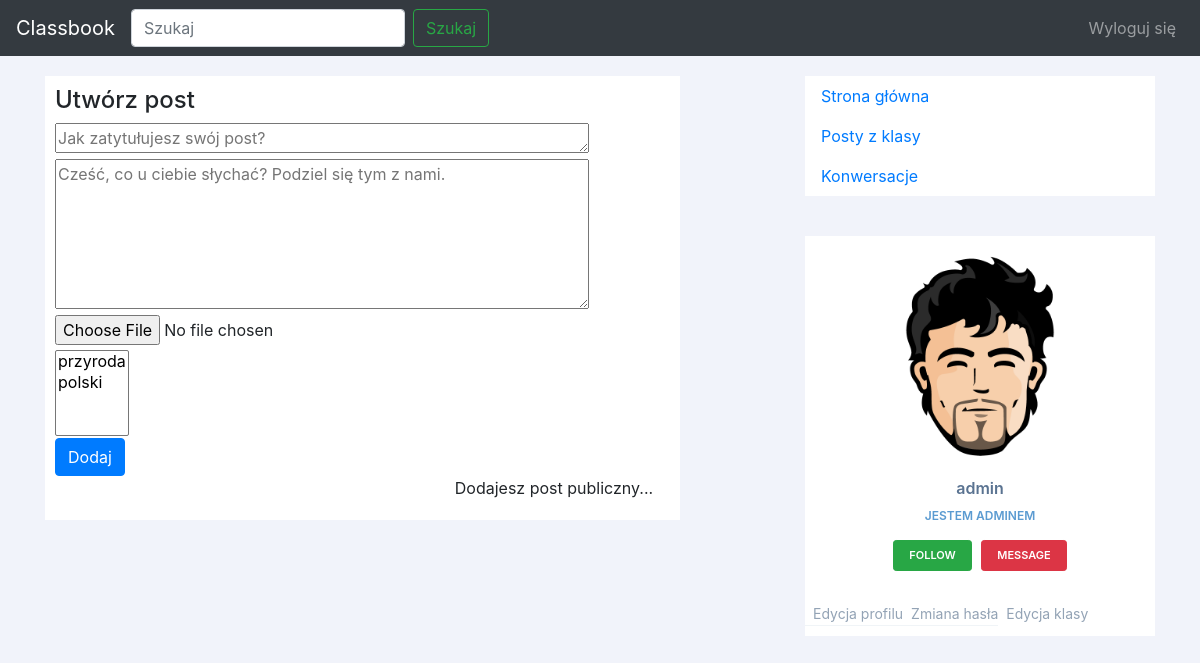
Before: /classbook/ (signed in) with the older database file.
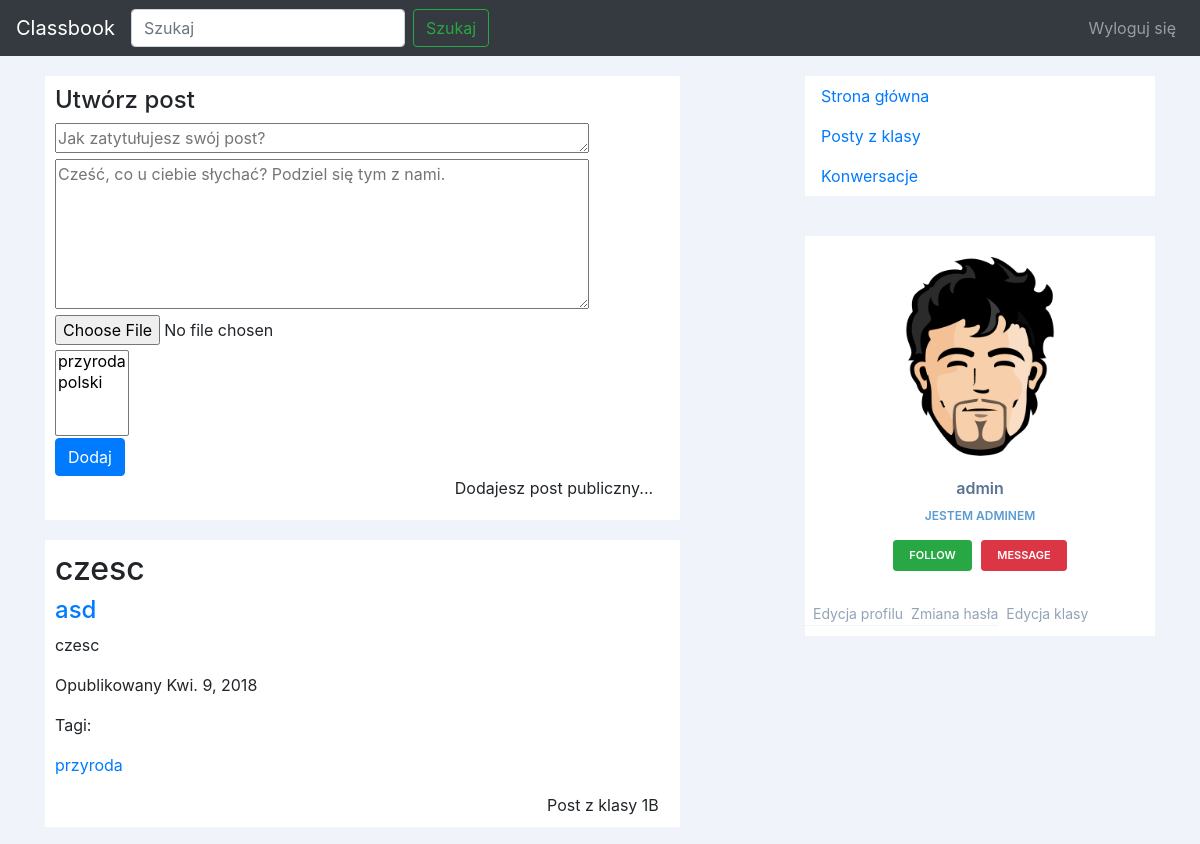
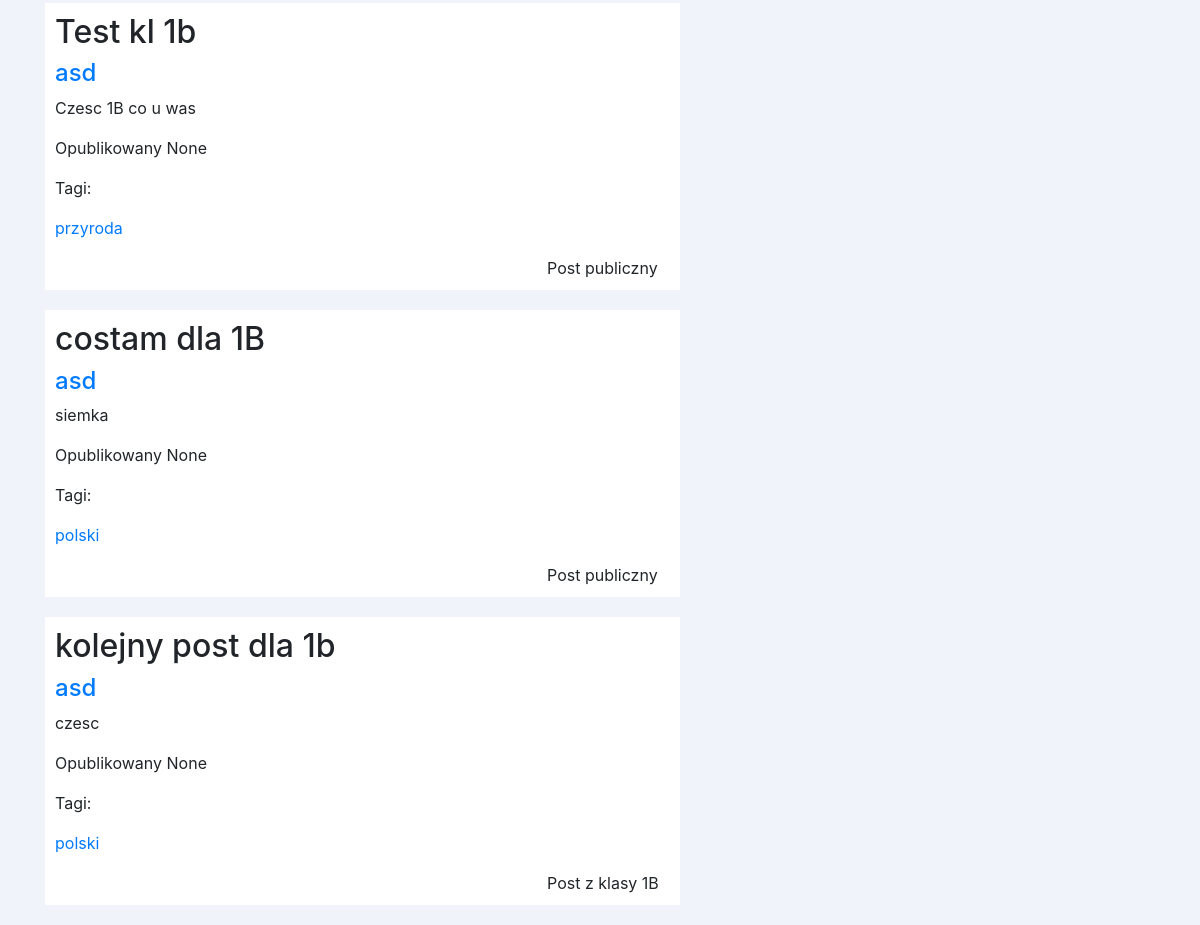
After: the same page with the newer database file (2 pictures, top to bottom).
### main/models.py (models this page shows, shortened)
class Post(models.Model):
	title = models.CharField(max_length=150)
	content = models.CharField(max_length=10000)
	publish_date = models.DateTimeField(default=datetime.now)
	user = models.ForeignKey(User, on_delete=models.CASCADE)
	tags = models.ManyToManyField(Tag)
	comments = models.ManyToManyField(Comment)
	photo = models.ImageField(upload_to='main/static/main/imgs/', blank=True, null=True)
	school = models.ForeignKey(School, on_delete=models.CASCADE, null=True, blank=True)
	postClass = models.ForeignKey(Class, on_delete=models.CASCADE, null=True, blank=True)
	class Meta:
		ordering = ['-publish_date', 'title']

class Tag(models.Model):
	name = models.CharField(max_length=80)
	def __str__(self):
		return self.name

class Class(models.Model):
	grade = models.IntegerField()
	name = models.CharField(max_length=1)
	school = models.ForeignKey(School, on_delete=models.CASCADE)
	def __str__(self):
		return str(self.grade) + self.name # + " w szkole " + self.school.name

### main/views.py (the view, shortened to what this page needs)
# urls.py: url(r'^classbook/$', views.index, name='index'),
@login_required(login_url='/')
def index(request):
	form = PostForm()
	posts = Post.objects.all()
	context = {
		'posts': posts,
		'form': form
	}
	return render(request, 'main/index.html', context)

### main/forms.py
class PostForm(forms.ModelForm):
	class Meta:
		model = Post
		fields = ['title', 'content', 'photo', 'tags']
		widgets = {
			'title': forms.Textarea(attrs={'cols': 50, 'rows': 1, 'placeholder': 'Jak zatytułujesz swój post?'}),
			'content': forms.Textarea(attrs={'cols': 50, 'rows': 6, 'placeholder': 'Cześć, co u ciebie słychać? Podziel się tym z nami.'})
		}
		labels = {
			'title': 'Tytuł',
			'content': 'Zawartość',
			'photo': 'Wybierz zdjęcie (opcjonalnie)',
			'tags': 'Tagi'
		}

### main/templatetags/profile.py (called while the page is built)
@register.simple_tag
def get_username(user, view_name, username):
	if view_name:
		return username
	else:
		return user.username

@register.simple_tag
def get_profile_description(user, view_name, username):
	if view_name:
		description = Profile.objects.get(user=User.objects.get(username=username)).description
	else:
		description = Profile.objects.get(user=user).description
	if description:
		return description
	else:
		return ""

@register.simple_tag
def get_user_post_type(user):
	if user.is_superuser:
		return "publiczny"
	elif get_student_class(user) == None:
		return " - najpierw wybierz klasę!"
	else:
		return "do klasy " + str(get_student_class(user))

### main/templates/main/index.html (shortened to what this page needs)
{% extends 'main/base.html' %}
{% block header %}
	{% load profile %}
{% endblock %}
{% block content %}
	<div id="add_new_post" class="white">
		<div>
			<h4>Utwórz post</h4>
			<div>
				<form method="POST" enctype="multipart/form-data">
					{% for field in form %}
					<div class="form-group">
						{{ field }}
					</div>
					{% endfor %}
					<button type="button submit" class="btn btn-primary">Dodaj</button>
				</form>
				<div class="post-class-add-info">
					<p>Dodajesz post {% get_user_post_type user %}...</p>
				</div>
			</div>
		</div>
	</div>
		<div id="posts">
			{% for post in posts %}
				{% include 'main/post.html' %}
			{% endfor %}
	</div>
{% endblock %}

### main/templates/main/post.html (shortened to what this page needs)
{% load humanize %}
{% load profile %}
<div class="post">
	<h2 class="post-title"> {{ post.title }} </h2>
	<a href="{% url 'user_view' post.user.username %}"><h4> {{ post.user.username }} </h4></a>
	<p> {{ post.content }} </p>
	<p> Opublikowany {{ post.publish_date|naturalday }} </p>
	<p> Tagi: </p>
	{% for tag in post.tags.all %}
		<div class="tag">
			<p> <a href="{% url 'tag_view' tag.name %}">{{ tag }}</a> </p>
		</div>
	{% endfor %}
	<div class="post-class-info">
		<p>Post {% get_post_class post %}</p>
	</div>
</div>

Changed rows visible on the page:
added Post: title "czesc", user.username "asd", content "czesc", publish_date "Kwi. 9, 2018", school+postClass "z klasy 1B"
now on this page (row unchanged): Tag: name "przyroda"
added Post: title "Test kl 1b", user.username "asd", content "Czesc 1B co u was", publish_date "None", school "publiczny"
added Post: title "costam dla 1B", user.username "asd", content "siemka", publish_date "None", school "publiczny"
now on this page (row unchanged): Tag: name "polski"
added Post: title "kolejny post dla 1b", user.username "asd", content "czesc", publish_date "None", school+postClass "z klasy 1B"
